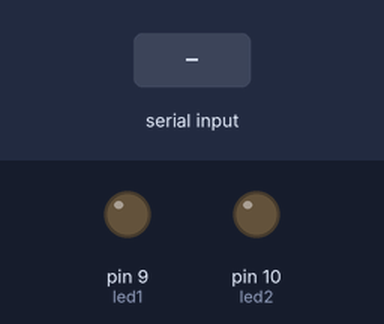
Bench run of a sketch on a simulated Arduino Uno, built with avr-gcc and run on an emulated ATmega328P. Parts: output pins drawn as LEDs (lit = HIGH). The inputs (shaded band) are chosen by the test bench.

Above: at 4.7 s.
4.8 s: "90,45\n" received over the second serial link
At 6.0 s:
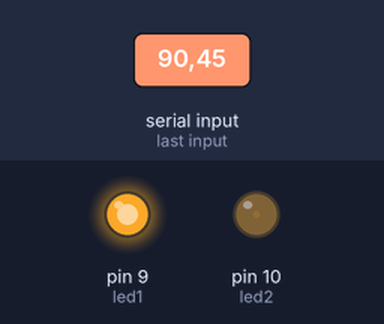
6.3 s: "30,150\n" received over the second serial link
At 7.3 s:
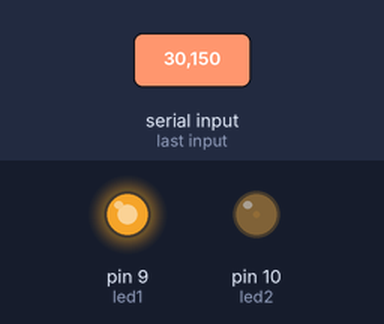
Timing chart, 0 to 9.3 s (numbered marks = the images above; inputs shaded):
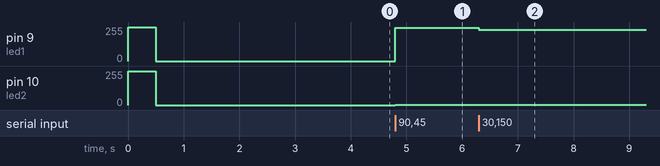

The sketch:

Control_BT_Leds_con_Joystick.ino
```cpp
//Control de dos leds mediante bluetooth.
//Se conectará un joystick de dos ejes para hacer pruebas
//Según la posición del los ejes x e y cambiará el brillo de los leds

#include <SoftwareSerial.h>

SoftwareSerial miBT(2,3);   //Rx, Tx
int led1 = 9;
int led2 = 10;

void setup() {
  Serial.begin(115200);
  miBT.begin(38400);  //Velocidad de comunic. por defecto para el módulo bluetooth
  pinMode(led1, OUTPUT);
  pinMode(led2, OUTPUT);
  // Prueba si funcionan los leds
  digitalWrite(led1, HIGH);
  digitalWrite(led2, HIGH);
  delay(500);
  digitalWrite(led1, LOW);
  digitalWrite(led2, LOW);
  // Envío de mensaje al Maestro
  miBT.println("Listo");
  miBT.println("led1 y led2 apagados");
  delay(3000);
}

void loop() {

  if (miBT.available() > 0) {
    //Serial.println("Esperando dato");

    // Leer los 4 valores analógicos separados por comas
    int x1 = miBT.parseInt();
    int y1 = miBT.parseInt();
    //int x2 = miBT.parseInt();
    //int y2 = miBT.parseInt();

    // Limpieza rápida del buffer serial
    while (miBT.available() > 0) {
    miBT.read();
    }

      // Opcional: Imprime en la PC los datos recibidos para verificar el joystick
      // Serial.print("Recibido -> X1: "); Serial.print(x1);
      // Serial.print(" | Y1: "); Serial.println(y1);

      int intensidady1 = 0;
      int intensidadx1 = 0;
      // Mapeo de intensidad (usando el Eje y del primer joystick)
      // El centro del joystick está cerca de 2048
      // Control del led2 con el eje x
      if (x1 > 2200) {
        intensidadx1 = map(x1, 2200, 4095, 20, 255);
        analogWrite(led2, intensidadx1);
      } else if (x1 < 1800) {
        intensidadx1 = map(x1, 1800, 0, 20, 0);
        analogWrite(led2, intensidadx1);
      } else if (1800 < x1 < 2200) {
        analogWrite(led2, 20);
        //digitalWrite(led2, LOW);
      }

      // Control del led1 con el eje y
      if (y1 > 2200) {
        intensidady1 = map(y1, 2200, 4095, 0, 255);
        analogWrite(led1, intensidady1);
      } else if (y1 < 1800) {
        intensidady1 = map(y1, 1800, 0, 0, 255);
        analogWrite(led1, intensidady1);
      } else if (1800 < y1 < 2200) {
        analogWrite(led1, 0);
        digitalWrite(led1, LOW);// Por seguridad enviamos LOW
      }
  }


}
```

Measured:
- after the input at 4.8 s, pin 9 (led1): 0/255 → 248/255 at once; pin 10 (led2): 0/255 → 1/255 at once
- after the input at 6.3 s, pin 9 (led1): 248/255 → 233/255 at once
